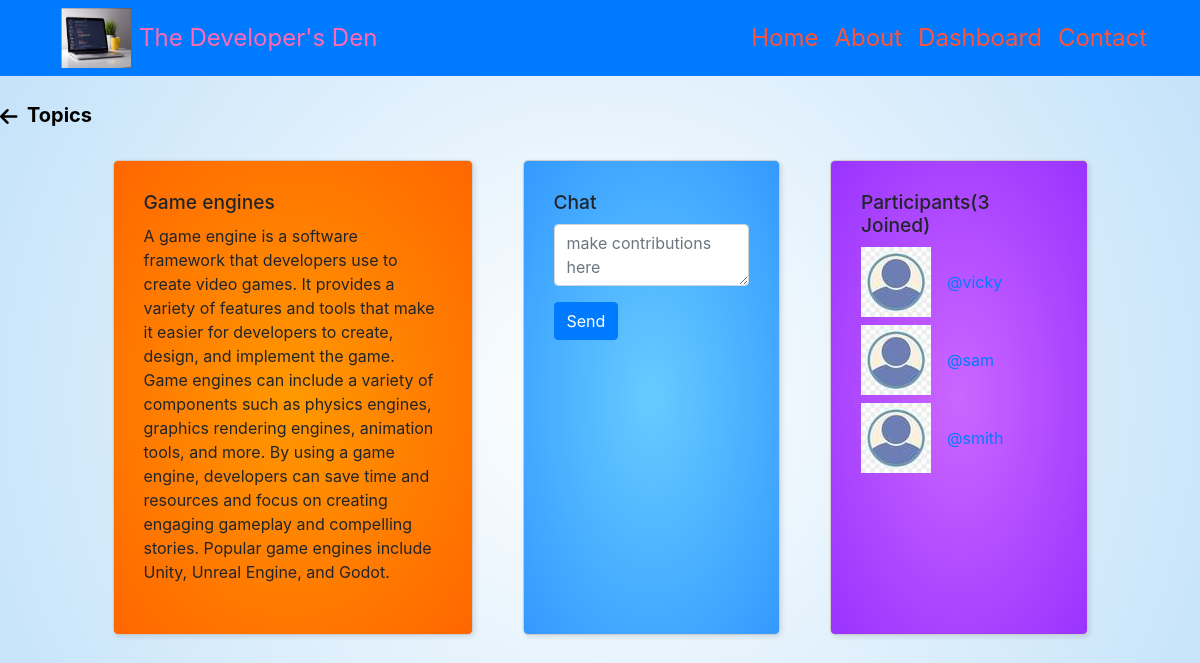
/room/25/ (signed in), run on the app's committed database.
### base/models.py (models this page shows, shortened)
class Room(models.Model):
    host = models.ForeignKey(User, on_delete=models.SET_NULL, null=True)
    topic = models.ForeignKey(Topic, on_delete=models.SET_NULL, null=True)
    name = models.CharField(max_length=200)
    description = models.TextField()
    participants = models.ManyToManyField(User, related_name='participants', blank=True)
    created = models.DateTimeField(auto_now_add=True)
    updated = models.DateTimeField(auto_now=True)
    class Meta:
        ordering = ['-updated', '-created']

### base/views.py (the view, shortened to what this page needs)
# urls.py: path('room/<int:pk>/', views.room, name="room"),
@login_required(login_url='login')
def room(request,pk):
    room = Room.objects.get(id=pk)
    room_messages = room.message_set.all()
    participants = room.participants.all()
    context={'room':room,'room_messages':room_messages, 'participants':participants}
    return render(request,'room.html',context)

### Templates/room.html (shortened to what this page needs)
{% load static %}
{% load bootstrap4 %}
<!-- {% block content %}
<link rel="stylesheet" href="https://stackpath.bootstrapcdn.com/bootstrap/4.3.1/css/bootstrap.min.css">
<header>
  <nav class="navbar navbar-expand-lg navbar-dark bg-primary">
    <div class="container">
      <a class="navbar-brand" href="#">
        <a href="{% url 'home' %}"><img src="{% static 'images/logo1.png' %}" width="70" height="60" alt="Logo"></a>
        <span class="ml-2">The Developer's Den</span>
      </a>
      <div class="collapse navbar-collapse justify-content-end" id="navbarNav">
        <ul class="navbar-nav">
          <li class="nav-item">
            <a class="nav-link" style=" color: #ff523b;" href="{% url 'home' %}">Home</a>
          </li>
          <li class="nav-item">
            <a class="nav-link" style=" color: #ff523b;" href="{% url 'about' %}">About</a>
          </li>
          <li class="nav-item">
            <a class="nav-link"  style=" color: #ff523b;" href="{% url 'dashboard' %}">Dashboard</a>
          </li>
          <li class="nav-item">
            <a class="nav-link" style=" color: #ff523b;" href="{% url 'contact' %}">Contact</a>
          </li>
        </ul>
      </div>
    </div>
  </nav>
</header>
<a href="{% url 'topics' %}" style="text-decoration:none; color: black;">
  <i class="fa fa-arrow-left fa-lg" aria-hidden="true"></i>
  <span style="font-weight:bold; font-size:20px; margin-left:5px;">Topics</span>
</a>
<div class="row">
  <div class="col-4 offset-1">
      <div class="card h-100 card-1">
        <div class="card-body">
          <h2 class="card-title">{{room.name}}</h2>
          <p class="card-text">{{room.description}}</p>
        </div>
      </div>
    </div>
    <div class="col-3">
      <div class="card h-100 card-2">
        <div class="card-body">
          <h3 class="card-title">Chat</h3>
          <div>
            {% if request.user.is_authenticated %}
            <form method="POST" action="">
              <div class="form-group">
                <textarea name="body" class="form-control" placeholder="make contributions here"></textarea>
              </div>
              <button type="submit" class="btn btn-primary">Send</button>
            </form>
            {% endif%}
          </div>
        </div>
      </div>
    </div>
    <div class="col-3">
      <div class="card h-100 card-3">
        <div class="card-body">
          <h4 class="card-title">Participants<span>({{participants.count}} Joined)</span></h4>
          {% for participant in participants %}
          <div class="d-flex align-items-center mb-2">
            <img src="{% static 'images/avatar.jpeg' %}" class="mr-3">
            <a href="{% url 'profile' user.id %}" class="card-link">@{{participant.username}}</a>
          </div>
          {% endfor %}
        </div>
      </div>
    </div>
  </div>
{% endblock %}

### Templates/room.html (style rules this page uses)
.row { margin-top: 20px; margin-bottom: 20px; }
.card { border: 1px solid #ccc; box-shadow: 2px 2px 5px rgba(0,0,0,0.1); padding: 10px; border-radius: 5px; }
.card-title { font-size: 1.2rem; margin-bottom: 10px; }
.card-text { font-size: 1rem; margin-bottom: 5px; }
span.ml-2 { margin-right: 25px; font-size: 1.5rem; color: #FF69B4; }
.nav-link { font-size: 18px; color: #ff523b; }
.card-1 { background: radial-gradient(ellipse at center, #ff9900 0%, #ff6600 100%); }
.card-2 { background: radial-gradient(ellipse at center, #66ccff 0%, #3399ff 100%); }
.card-3 { background: radial-gradient(ellipse at center, #cc66ff 0%, #9933ff 100%); }
.card { margin: 10px; }
.nav-link { font-size: 24px; }

### data on the page
Room: name "Game engines", description "A game engine is a software framework that developers use to create video games. It provides a variety of features and tools that make it easier for developers to create, design, and implement the game. Game engines can include a variety of components such as physics engines, graphics rendering engines, animation tools, and more. By using a game engine, developers can save time and resources and focus on creating engaging gameplay and compelling stories. Popular game engines include Unity, Unreal Engine, and Godot."

### other printed values
{{ participants.count }} "3"
{{ participant.username }} "vicky"
{{ participant.username }} "sam"
{{ participant.username }} "smith"
